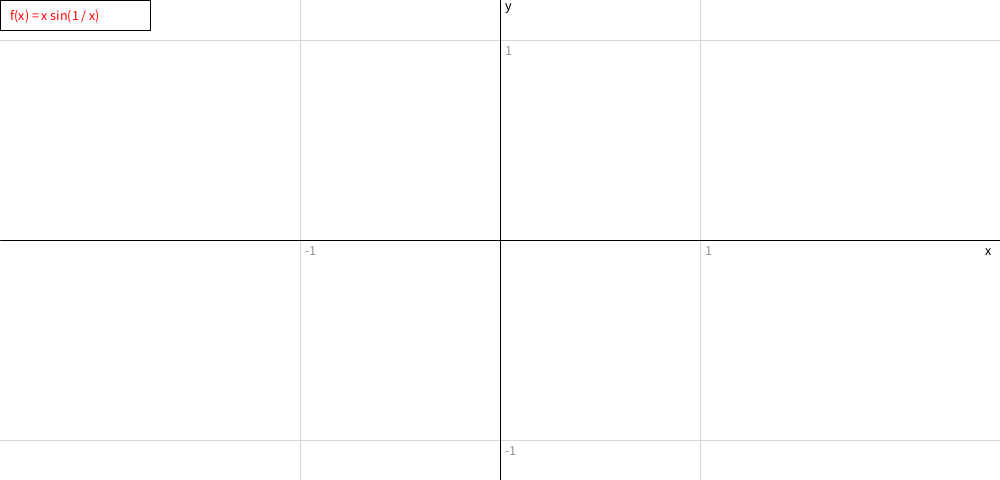
Frame 1 (no input)
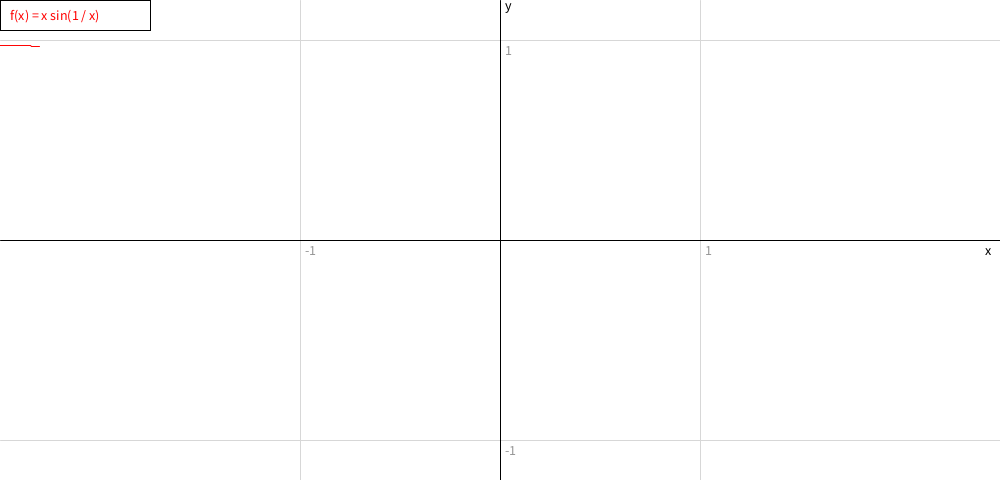
Frame 60 (the mouse pressed at the canvas centre just before this capture)
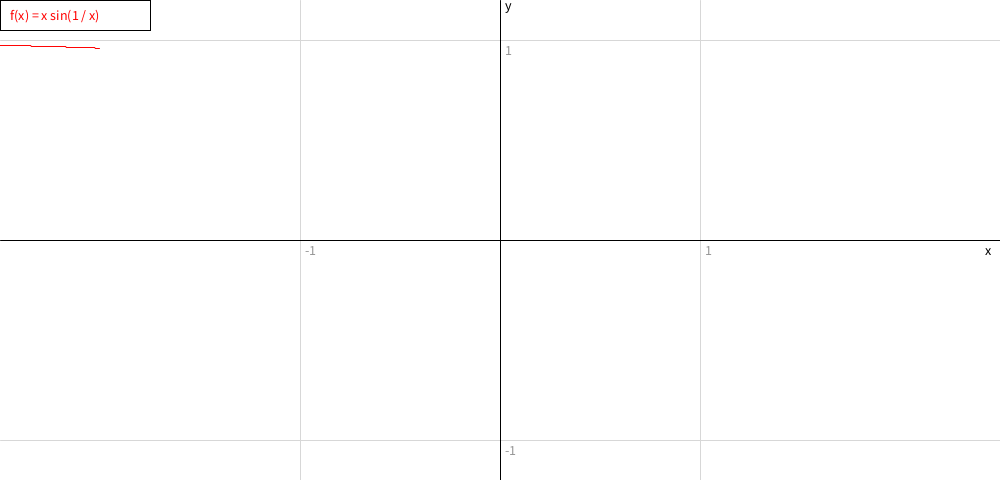
Frame 120 (the mouse held since frame 60 and released just before this capture)

The Processing sketch that drew these frames (run headless with seeded random() and noise(); from frame 60 on, the mouse is pressed at the canvas centre):

// Processing sketch: x_sin_1_over_x_
// ── x_sin_1_over_x_.pde
/***************************************************
 * Function animated plot 
 * f(x) = x sin(1/x)
 ***************************************************/

float px, x;
float py, y;
float unityFactor = 200;
color functionColor = color(255, 0, 0);

void setup() {
    size(1000, 480);
    background(255);
    
    drawUnityFactorAxis();
    drawAxis();
    drawFunction();
    
    x = width/2 * (-1) - 20;
    y = 0;
    
    px = x;
    py = y;
}

void draw() {
    if (x > (width / 2)) {
        noLoop();
    }
    
    y = (x / unityFactor) * sin(1 / (x / unityFactor)) * unityFactor;
    
    translate(width/2, height/2);
    
    stroke(functionColor);
    strokeWeight(1);
    line(px, -py, x, -y);
    
    px = x;
    py = y;
    x += 1;
}

void drawAxis() {
    strokeWeight(1);    
    stroke(0);
    line(width/2, 0, width/2, height);
    line(0, height/2, width, height/2);
    
    textSize(14);
    fill(0);
    text("y", width/2 + 5, 10);
    text("x", width - 15, height/2 + 15);
}

void drawUnityFactorAxis() {
    strokeWeight(1);
    stroke(215);
    
    float xf1 = width/2 - unityFactor;
    float xf2 = width/2 + unityFactor;
    
    float yf1 = height/2 - unityFactor;
    float yf2 = height/2 + unityFactor;
    
    line(0, yf1, width, yf1);
    line(0, yf2, width, yf2);
    line(xf1, 0, xf1, height);
    line(xf2, 0, xf2, height);
    
    textSize(14);
    fill(150);
    text("-1", xf1 + 5, height/2 + 15);
    text("1", xf2 + 5, height/2 + 15);
    text("1", width/2 + 5, yf1 + 15);
    text("-1", width/2 + 5, yf2 + 15);
}

void drawFunction() {
    fill(255);
    stroke(0);
    rect(0, 0, 150, 30);
    
    textSize(14);
    fill(functionColor);
    text("f(x) = x sin(1 / x)", 10, 20);
}
